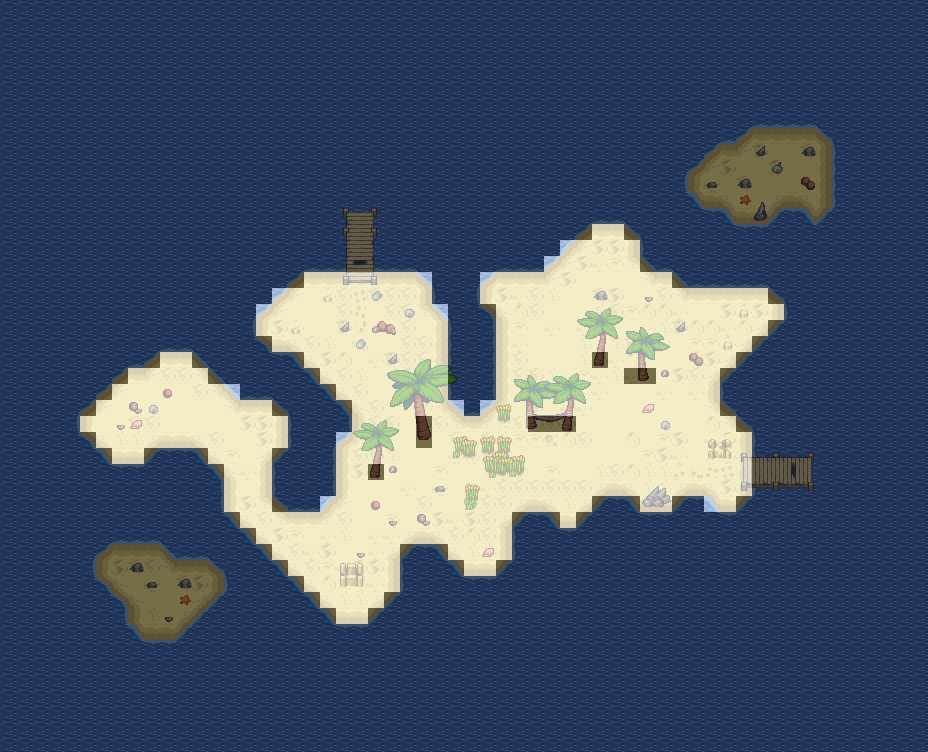

A level layout from a 2D game, rendered from its tile map. Below: a short description, then the map file with tile-grid data replaced by summaries:
An orthogonal 58x47 tile map with 16x16 px tiles, 4 tile layers (Ground, Fringe, Over, pathfinding) and 3 objects (start, exit, rest).

<map version="1.9" tiledversion="1.9.1" orientation="orthogonal" renderorder="right-down" width="58" height="47" tilewidth="16" tileheight="16" infinite="0" nextlayerid="6" nextobjectid="8">
 <tileset firstgid="1" source="beach_tileset.tsx" />
 <layer id="1" name="Ground" width="58" height="47">
  <data>[2726 cells, 2726 non-empty, 62 distinct tile ids]</data>
 </layer>
 <layer id="2" name="Fringe" width="58" height="47">
  <data>[2726 cells, 81 non-empty, 63 distinct tile ids]</data>
 </layer>
 <layer id="3" name="Over" width="58" height="47">
  <data>[2726 cells, 69 non-empty, 58 distinct tile ids]</data>
 </layer>
 <objectgroup id="4" name="Objects">
  <object id="1" name="Starting Point" class="start" x="794.667" y="471.667">
   <point />
  </object>
  <object id="5" name="Exit" class="exit" x="336" y="208" width="48" height="48" />
  <object id="7" name="Resting Spot" class="rest" x="528" y="416" width="48" height="16" />
 </objectgroup>
 <layer id="5" name="pathfinding" class="pathfinding" width="58" height="47" opacity="0.5">
  <data>[2726 cells, 2726 non-empty, 2 distinct tile ids]</data>
 </layer>
</map>